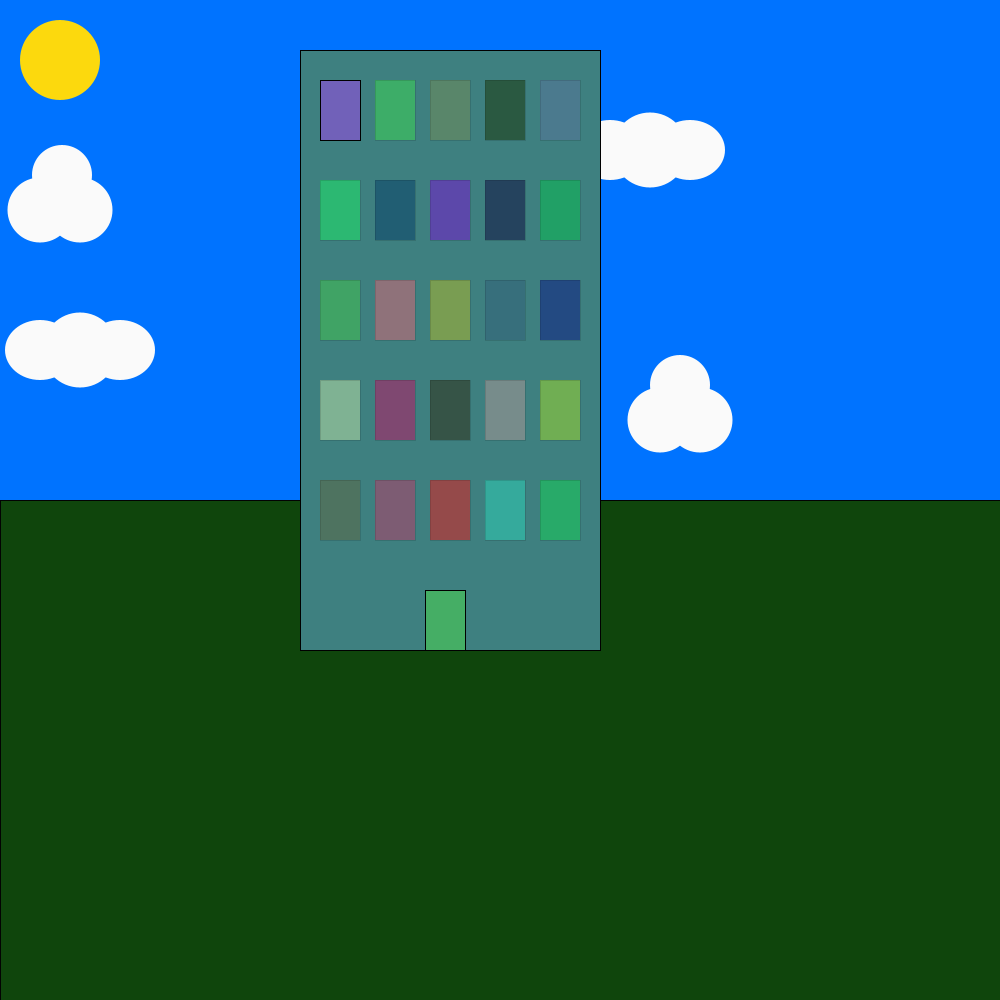
Frame 1 (no input)
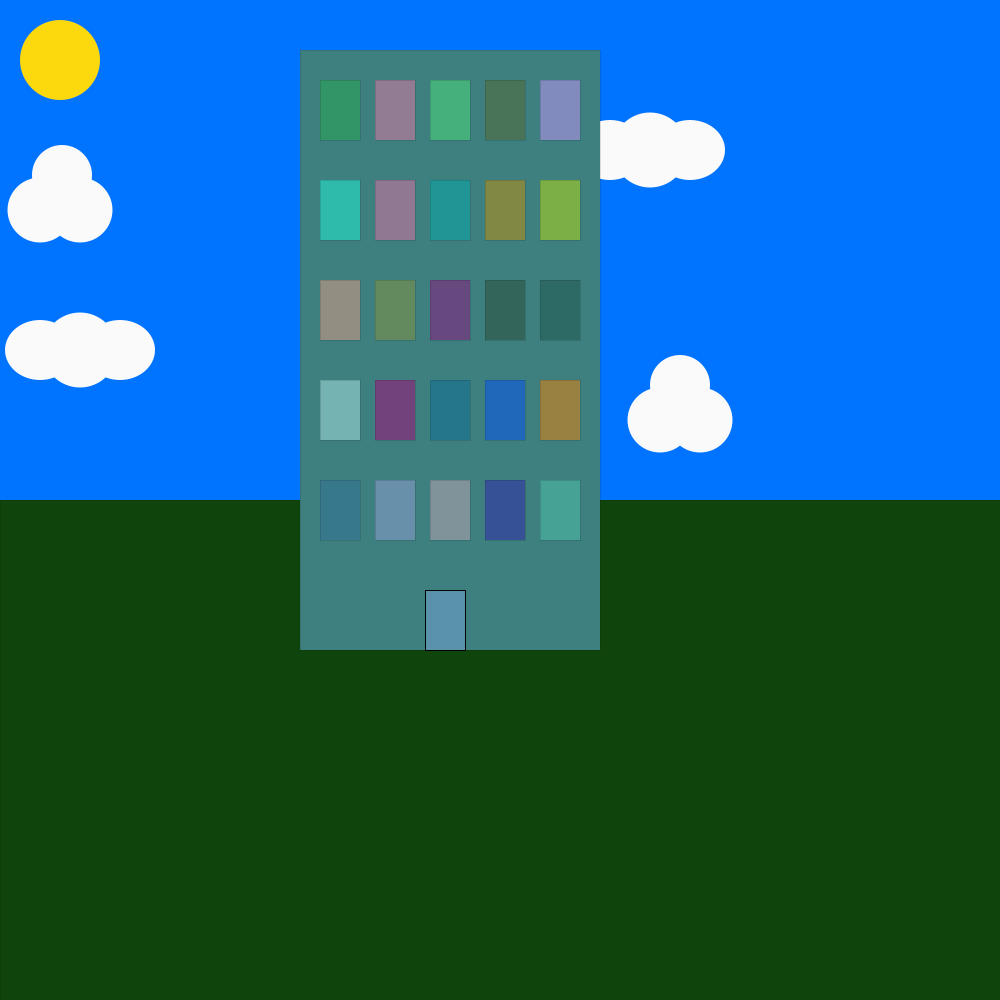
Frame 60 (the mouse pressed at the canvas centre just before this capture)
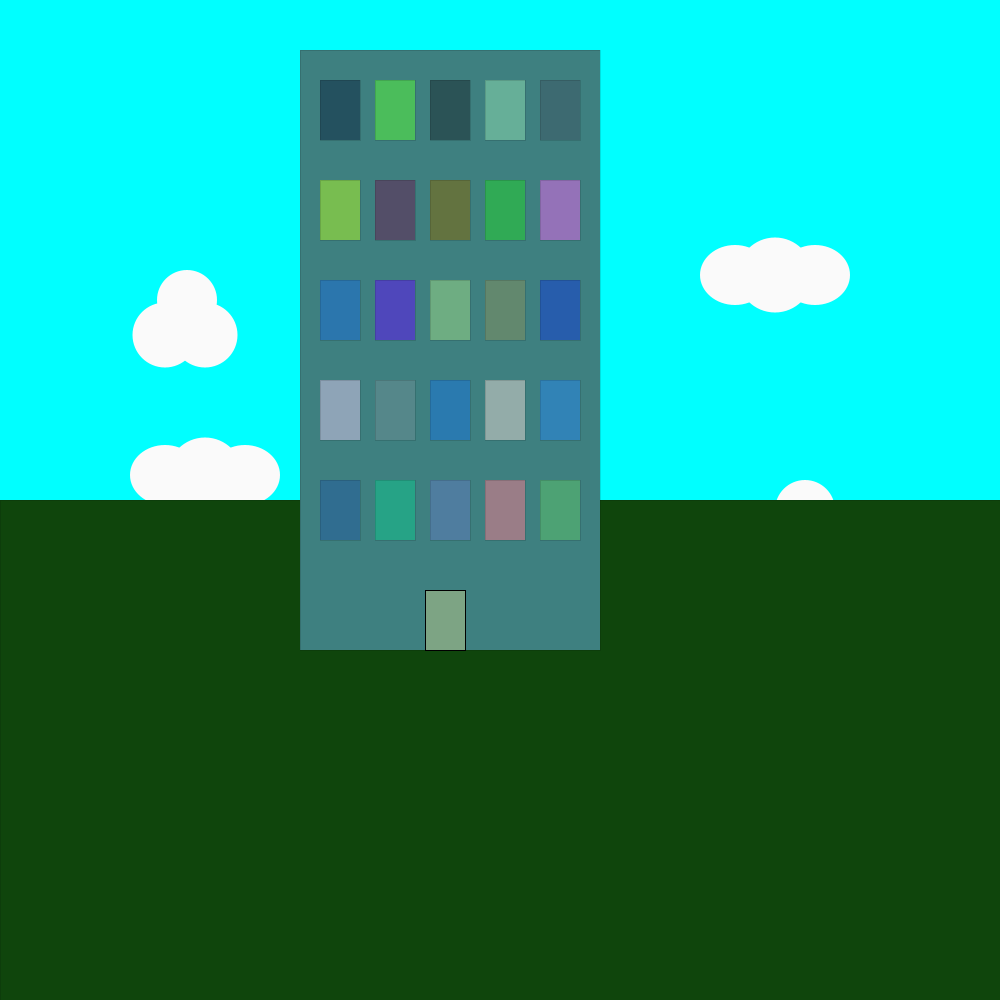
Frame 120 (the mouse held since frame 60 and released just before this capture)

The Processing sketch that drew these frames (run headless with seeded random() and noise(); from frame 60 on, the mouse is pressed at the canvas centre):

// Processing sketch: processing_124052
// ── processing_124052.pde




void setup() {
  size(1000, 1000);
}
void draw() {
  background (0, mouseX+2300/20, mouseX+2550/10);
  noStroke (); 
  // nuvens
  if (( mouseX>0) && (mouseY>0))  


    smooth();
  noStroke ();
  fill (250);
  ellipse (680+mouseX/4, 385+mouseY/4, 60, 60);
  ellipse (660+mouseX/4, 420+mouseY/4, 65, 65);
  ellipse (700+mouseX/4, 420+mouseY/4, 65, 65);

  ellipse (62+mouseX/4, 175+mouseY/4, 60, 60);
  ellipse (40+mouseX/4, 210+mouseY/4, 65, 65);
  ellipse (80+mouseX/4, 210+mouseY/4, 65, 65);

  ellipse (80+mouseX/4, 350+mouseY/4, 75, 75);
  ellipse (40+mouseX/4, 350+mouseY/4, 70, 60);
  ellipse (120+mouseX/4, 350+mouseY/4, 70, 60);

  ellipse (650+mouseX/4, 150+mouseY/4, 75, 75);
  ellipse (610+mouseX/4, 150+mouseY/4, 70, 60);
  ellipse (690+mouseX/4, 150+mouseY/4, 70, 60);

  //sol
  fill (252, 217, 13);
  ellipse (60+mouseX, 60+mouseY, 80, 80);

  //edificio
  stroke (2);
  fill (15, 69, 12);
  rect (0, 500, 1200, 800);
  fill (62, 128, 128);
  stroke (0);
  rect (300, 50, 300, 600 );
  for (int b = 0; b < 5; b++) {
    for (int a = 0; a < 5; a++) {
      fill (255, 255, 0);

      //janela
      float x= mouseX;
      float y= mouseY;
      fill (random (255), random (255), random (255), 127);
      rect (310 + a * 55 + 10, 80 + b * 100, 40, 60);
      strokeWeight (1);
      rect ( 425, 590, 40, 60);
      strokeWeight (0);
    }
  }
}
